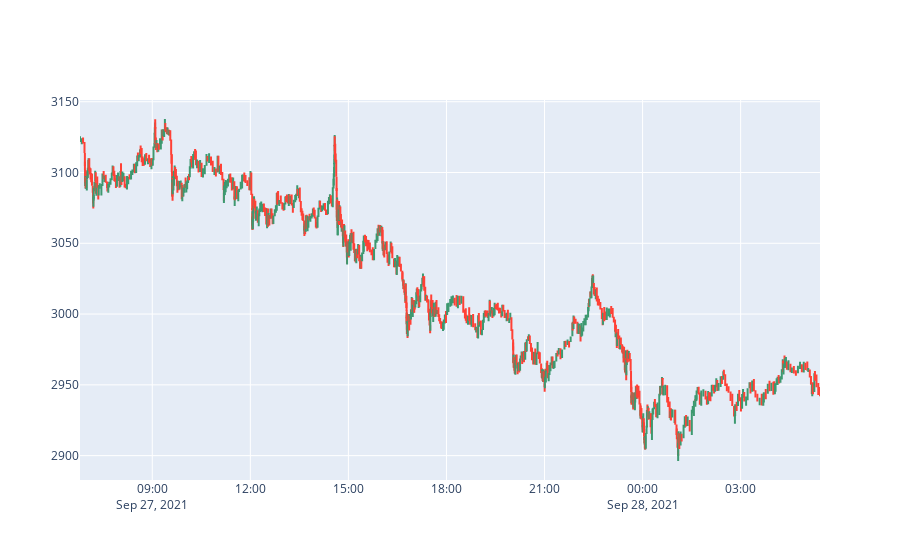

The code cell stored with this chart in its notebook:
### Code cell
if do_aggregate:
    df = new_df
    draw(df)

### Figure 1 — Plotly figure (JSON) as saved in the notebook; plotly's stock layout.template omitted (floating-point values rounded to 4 significant figures; data arrays with more than 128 entries replaced by an {"elided": "..."} marker saying what was removed)
{"data": [{"close": {"elided": "891 float values"}, "high": {"elided": "891 float values"}, "low": {"elided": "891 float values"}, "open": {"elided": "891 float values"}, "type": "candlestick", "x": {"elided": "891 str values"}}], "layout": {"xaxis": {"rangeslider": {"visible": false}}}}
